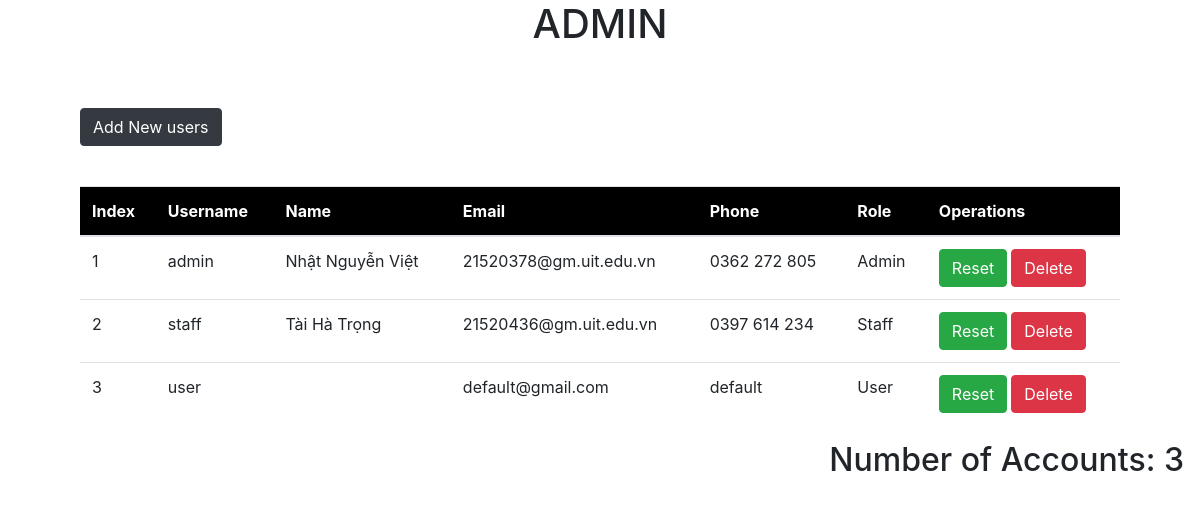
Screenshot of /admin/admin.php (signed in) with the database file from the repository.
### tables this page shows
CREATE TABLE `userinfo` (
  `user_id` int(11) NOT NULL,
  `name` varchar(50) DEFAULT NULL,
  `phone` varchar(50) DEFAULT 'default',
  `email` varchar(50) DEFAULT 'default@gmail.com'
);

CREATE TABLE `account` (
  `user_id` int(11) NOT NULL,
  `username` varchar(50) NOT NULL,
  `password` varchar(255) NOT NULL,
  `role` int(11) NOT NULL DEFAULT 0,
  `create_at` timestamp NOT NULL DEFAULT current_timestamp()
);

### admin/admin.php (the view, shortened to what this page needs)
<!DOCTYPE html>
<html>
    <head>
        <link rel="stylesheet" href="https://stackpath.bootstrapcdn.com/bootstrap/4.5.2/css/bootstrap.min.css">
        <link rel="stylesheet" href="../assets/css/admin_style.css">
    </head>
    <body>
        <header>
            <h1> ADMIN </h1>
        </header>
        <div id="main">
            <button type="button" class="add-user-btn btn btn-dark js-add-user-btn">
                Add New users
            </button>
            <div class="account-table">
                <?php
                    require_once "../config/config.php";
                    $query = "SELECT Account.user_id, username, name, email, phone, role FROM Account INNER JOIN UserInfo ON Account.user_id = UserInfo.user_id";
                    if ($result = $mysqli->query($query))
                    {
                        if ($result->num_rows > 0)
                        {
                            echo '<table class="table table-hover">';
                                echo '<thead style="background-color: black; color: white; font-style: bold;">';
                                    echo '<tr>';
                                        echo '<th>Index</th>';
                                        echo '<th>Username</th>';
                                        echo '<th>Name</th>';
                                        echo '<th>Email</th>';
                                        echo '<th>Phone</th>';
                                        echo '<th>Role</th>';
                                        echo '<th>Operations</th>';
                                    echo '</tr>';
                                echo '</thead>';
                                echo '<tbody>';
                                $i = 1;
                                while ($row = $result->fetch_array())
                                {
                                    echo "<tr>";
                                        echo "<td>" . $i . "</td>";
                                        echo "<td>" . $row['username'] . "</td>";
                                        echo "<td>" . $row['name'] . "</td>";
                                        echo "<td>" . $row['email'] . "</td>";
                                        echo "<td>" . $row['phone'] . "</td>";
                                        switch ($row['role'])
                                        {
                                            case -1:
                                                echo "<td> Staff </td>";
                                                break;
                                            case 0;
                                                echo "<td> User </td>";
                                                break;
                                            case 1:
                                                echo "<td> Admin </td>";
                                                break;
                                        }
                                        echo "<td>";
                                            echo '<a class="btn btn-success" id="reset-btn" href="reset.php?id=' . $row['user_id'] .'"> Reset </a>';
                                            echo '<a class="btn btn-danger" id="delete-btn" href="delete.php?id=' . $row['user_id'] .'" style="margin-left: 4px;"> Delete </a>';
                                        echo "</td>";
                                    echo "</tr>";
                                    $i++;
                                }
                                echo "</tbody>";
                            echo "</table>";
                        } else {
                            echo '<div class="alert alert-danger"><em?>No records were found.</em></div>';
                        }
                    } else {
                        echo "Oops! Something went wrong. Please try again later.";
                    }
                ?>
            </div>
        </div>
        <div id="footer">
            <h2> Number of Accounts: <?php echo $i-1 ?> </h2>
        </div>
    </body>
</html>

### assets/css/admin_style.css (style rules this page uses)
* { margin: 0; padding: 0; box-sizing: border-box; list-style-type: none; }
html { font-family: Helvetica, Arial, sans-serif; }
h1 { text-align: center; }
#main { margin: 0px 80px; margin-top: 60px; }
#main .account-table { margin-top: 40px; }
#footer > h2 { display: flex; float: right; margin-right: 16px; }
a#delete-btn { margin-left: 8px; }

### rows the page displays
userinfo: user_id.username "admin", name "Nhật Nguyễn Việt", email "21520378@gm.uit.edu.vn", phone "0362 272 805", shows "Admin"
userinfo: user_id.username "staff", name "Tài Hà Trọng", email "21520436@gm.uit.edu.vn", phone "0397 614 234", shows "Staff"
userinfo: user_id.username "user", email "default@gmail.com", phone "default", shows "User"

### other values shown
$i-1 "3"
